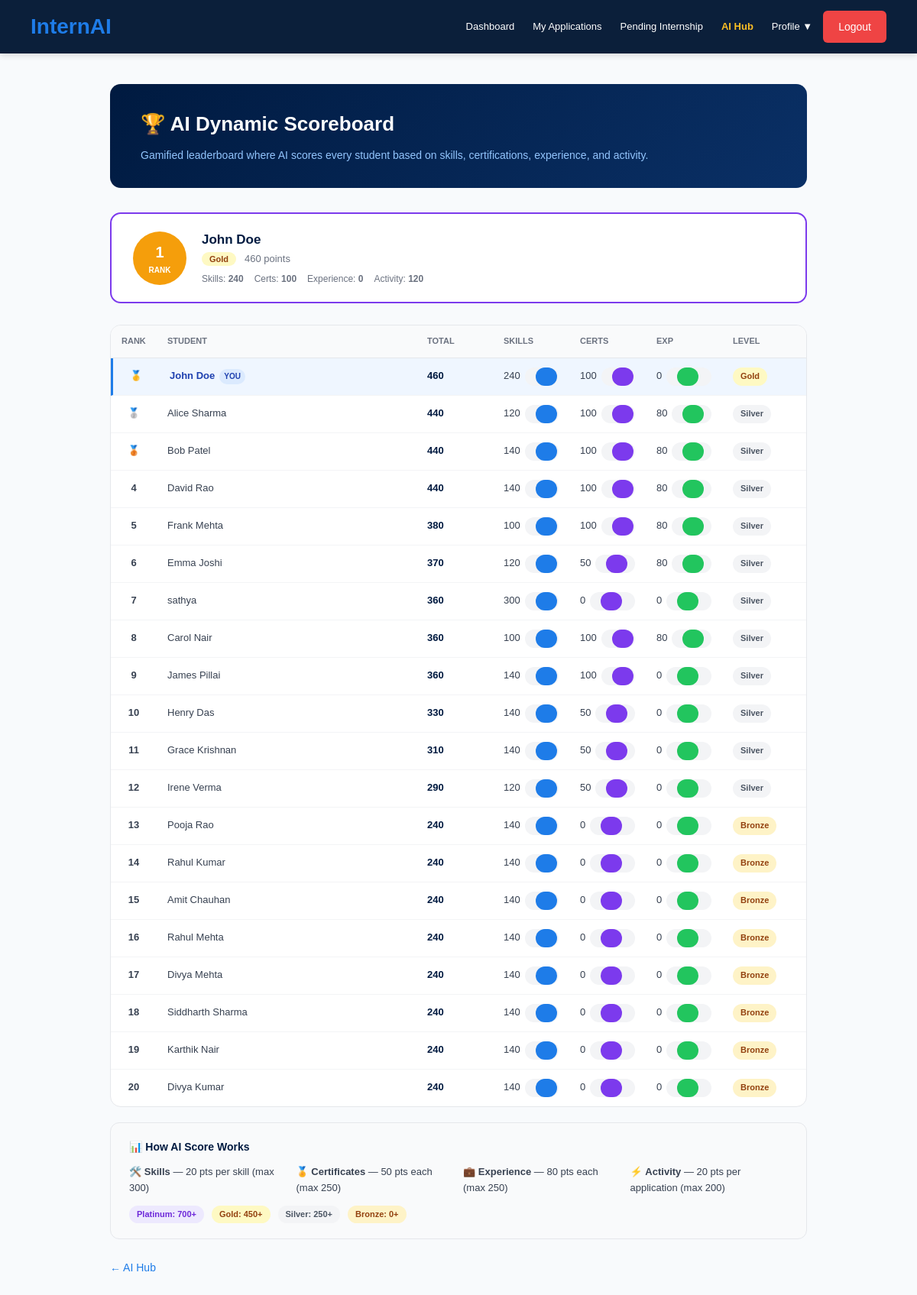
Page /student/ai/scoreboard (signed in) on the committed database.
### app.py (models this page shows)
class User(UserMixin, db.Model):
    id = db.Column(db.Integer, primary_key=True)
    name = db.Column(db.String(100))
    email = db.Column(db.String(100), unique=True)
    password = db.Column(db.String(100))
    role = db.Column(db.String(20))  # student, organization, admin

class StudentAIScore(db.Model):
    id = db.Column(db.Integer, primary_key=True)
    user_id = db.Column(db.Integer, unique=True, index=True)
    total_score = db.Column(db.Integer, default=0)
    skill_score = db.Column(db.Integer, default=0)
    cert_score = db.Column(db.Integer, default=0)
    exp_score = db.Column(db.Integer, default=0)
    activity_score = db.Column(db.Integer, default=0)
    level = db.Column(db.String(20), default='Bronze')
    updated_at = db.Column(db.DateTime, default=datetime.utcnow)

### app.py (the view)
@app.route('/student/ai/scoreboard')
@login_required
@role_required('student')
def ai_scoreboard():
    all_profiles = StudentProfile.query.all()
    leaderboard = []
    for p in all_profiles:
        user = User.query.get(p.user_id)
        if not user:
            continue
        certs = StudentCertificate.query.filter_by(user_id=p.user_id).count()
        exps = StudentInternshipExperience.query.filter_by(user_id=p.user_id).count()
        apps = Application.query.filter_by(student_id=p.id).count()
        score_data = calculate_ai_score(p.skills or '', certs, exps, apps)
        ai_row = StudentAIScore.query.filter_by(user_id=p.user_id).first()
        if not ai_row:
            ai_row = StudentAIScore(user_id=p.user_id)
            db.session.add(ai_row)
        ai_row.total_score = score_data['total']
        ai_row.skill_score = score_data['skill_score']
        ai_row.cert_score = score_data['cert_score']
        ai_row.exp_score = score_data['exp_score']
        ai_row.activity_score = score_data['activity_score']
        ai_row.level = score_data['level']
        ai_row.updated_at = datetime.utcnow()
        leaderboard.append({
            'user': user,
            'score': score_data,
            'is_current': p.user_id == current_user.id,
        })
    db.session.commit()
    leaderboard.sort(key=lambda x: x['score']['total'], reverse=True)
    my_entry = next((e for e in leaderboard if e['is_current']), None)
    my_rank = next((i + 1 for i, e in enumerate(leaderboard) if e['is_current']), None)
    return render_template(
        'ai_scoreboard.html',
        leaderboard=leaderboard[:20],
        my_entry=my_entry,
        my_rank=my_rank,
    )

### ai/matcher.py (called while the page is built)
def parse_skills(skills_text):
    if not skills_text:
        return []
    parts = re.split(r'[,;\n]+', skills_text.lower())
    return [p.strip() for p in parts if p.strip()]

### app.py (called while the page is built)
def role_required(role):
    def decorator(f):
        @wraps(f)
        def decorated_function(*args, **kwargs):
            if not current_user.is_authenticated:
                return redirect(url_for('login'))
            if current_user.role != role:
                return redirect(url_for('home'))
            return f(*args, **kwargs)
        return decorated_function
    return decorator

@login_manager.user_loader
def load_user(user_id):
    return User.query.get(int(user_id))

### templates/ai_scoreboard.html (shortened to what this page needs)
{% extends "base.html" %} {% block nav_links %}
<a href="/student" style="color:#ffffff;text-decoration:none;font-size:13px;padding:6px 10px;border-radius:4px;transition:all 0.2s;white-space:nowrap;">Dashboard</a>
<a href="/student" style="color:#ffffff;text-decoration:none;font-size:13px;padding:6px 10px;border-radius:4px;transition:all 0.2s;white-space:nowrap;">My Applications</a>
<a href="/student" style="color:#ffffff;text-decoration:none;font-size:13px;padding:6px 10px;border-radius:4px;transition:all 0.2s;white-space:nowrap;">Pending Internship</a>
<a href="/student/ai" style="color:#fbbf24;text-decoration:none;font-size:13px;padding:6px 10px;border-radius:4px;transition:all 0.2s;white-space:nowrap;font-weight:600;">AI Hub</a>
<div class="nav-dropdown">
  <button id="profile-dropdown-btn" class="nav-link" onclick="toggleProfileDropdown(event)" style="font-size:13px;padding:6px 10px;border-radius:4px;transition:all 0.2s;white-space:nowrap;background:none;border:none;cursor:pointer;font-family:inherit;">Profile &#9660;</button>
</div>
{% endblock %} {% block content %}
<div class="ai-page">
  <div class="ai-page-header">
    <h1>🏆 AI Dynamic Scoreboard</h1>
    <p>
      Gamified leaderboard where AI scores every student based on skills,
      certifications, experience, and activity.
    </p>
  </div>
  {% if my_entry %}
  <div class="my-rank-banner">
    {% set score = my_entry.score %}
    <div
      class="rank-bubble"
      style="background:{{ score.level_color }};color:#fff;"
    >
      <span style="font-size: 20px">{{ my_rank }}</span>
      <span style="font-size: 10px">RANK</span>
    </div>
    <div>
      <div style="font-size: 17px; font-weight: 700; color: #001a40">
        {{ my_entry.user.name }}
      </div>
      <div style="font-size: 13px; color: #6b7280; margin: 2px 0 6px">
        <span class="level-badge badge-{{ score.level }}"
          >{{ score.level }}</span
        >
        &nbsp; {{ score.total }} points
      </div>
      <div
        style="
          display: flex;
          gap: 14px;
          font-size: 12px;
          color: #6b7280;
          flex-wrap: wrap;
        "
      >
        <span>Skills: <strong>{{ score.skill_score }}</strong></span>
        <span>Certs: <strong>{{ score.cert_score }}</strong></span>
        <span>Experience: <strong>{{ score.exp_score }}</strong></span>
        <span>Activity: <strong>{{ score.activity_score }}</strong></span>
      </div>
    </div>
  </div>
  {% endif %}
  <div class="lb-table">
    <div class="lb-header">
      <div>Rank</div>
      <div>Student</div>
      <div>Total</div>
      <div>Skills</div>
      <div>Certs</div>
      <div>Exp</div>
      <div>Level</div>
    </div>
    {% for entry in leaderboard %} {% set score = entry.score %}
    <div class="lb-row {{ 'mine' if entry.is_current else '' }}">
      <div
        class="lb-rank {{ 'top1' if loop.index==1 else 'top2' if loop.index==2 else 'top3' if loop.index==3 else '' }}"
      >
        {{ '🥇' if loop.index==1 else '🥈' if loop.index==2 else '🥉' if
        loop.index==3 else loop.index }}
      </div>
      <div
        style="font-weight:{{ '600' if entry.is_current else '400' }};color:{{ '#1e40af' if entry.is_current else '#374151' }};"
      >
        {{ entry.user.name }} {% if entry.is_current %}<span
          style="
            font-size: 10px;
            background: #dbeafe;
            color: #1e40af;
            padding: 2px 6px;
            border-radius: 10px;
            margin-left: 6px;
            font-weight: 700;
          "
          >YOU</span
        >{% endif %}
      </div>
      <div style="font-weight: 700; color: #001a40">{{ score.total }}</div>
      <div>
        {{ score.skill_score }}
        <div class="score-bar-mini">
          <div
            class="score-bar-mini-fill"
            style="width:{{ [score.skill_score/3, 100]|min }}%;"
          ></div>
        </div>
      </div>
      <div>
        {{ score.cert_score }}
        <div class="score-bar-mini">
          <div
            class="score-bar-mini-fill"
            style="width:{{ [score.cert_score/2.5, 100]|min }}%;background:#7c3aed;"
          ></div>
        </div>
      </div>
      <div>
        {{ score.exp_score }}
        <div class="score-bar-mini">
          <div
            class="score-bar-mini-fill"
            style="width:{{ [score.exp_score/2.5, 100]|min }}%;background:#22c55e;"
          ></div>
        </div>
      </div>
      <div>
        <span class="level-badge badge-{{ score.level }}"
          >{{ score.level }}</span
        >
      </div>
    </div>
    {% else %}
    <div
      style="padding: 40px; text-align: center; color: #9ca3af; font-size: 14px"
    >
      No students yet.
    </div>
    {% endfor %}
  </div>
  <div
    style="
      background: #f9fafb;
      border: 1px solid #e5e7eb;
      border-radius: 12px;
      padding: 20px 24px;
      margin-top: 20px;
    "
  >
    <h3
      style="
        font-size: 14px;
        font-weight: 700;
        color: #001a40;
        margin: 0 0 12px;
      "
    >
      📊 How AI Score Works
    </h3>
    <div
      style="
        display: grid;
        grid-template-columns: repeat(auto-fit, minmax(180px, 1fr));
        gap: 12px;
        font-size: 13px;
        color: #374151;
      "
    >
      <div>🛠️ <strong>Skills</strong> — 20 pts per skill (max 300)</div>
      <div>🏅 <strong>Certificates</strong> — 50 pts each (max 250)</div>
      <div>💼 <strong>Experience</strong> — 80 pts each (max 250)</div>
      <div>⚡ <strong>Activity</strong> — 20 pts per application (max 200)</div>
    </div>
    <div
      style="
        margin-top: 12px;
        display: flex;
        gap: 10px;
        flex-wrap: wrap;
        font-size: 12px;
      "
    >
      <span class="level-badge badge-Platinum">Platinum: 700+</span>
      <span class="level-badge badge-Gold">Gold: 450+</span>
      <span class="level-badge badge-Silver">Silver: 250+</span>
      <span class="level-badge badge-Bronze">Bronze: 0+</span>
    </div>
  </div>
  <div style="margin-top: 24px">
    <a
      href="/student/ai"
      style="color: #1e7ce8; text-decoration: none; font-size: 14px"
      >← AI Hub</a
    >
  </div>
</div>
{% endblock %}

### static/style.css (style rules this page uses)
* { margin: 0; padding: 0; box-sizing: border-box; font-family: Arial, sans-serif; }
body { background: #f8fafc; color: #0b1f3a; }

### static/student.css (style rules this page uses)
:root { --primary-dark: #001a40; --primary-blue: #1e7ce8; --success: #22c55e; --danger: #ef4444; --warning: #fbbf24; --text-white: #ffffff; --text-dark: #333333; --text-light: #666666; --bg-white: #ffffff; --bg-light: #f1f5f9; --border-color: #e5e7eb; --shadow-sm: 0 2px 8px rgba(0, 0, 0, 0.08); --shadow-md: 0 4px 16px rgba(0, 0, 0, 0.12); --glass-border: rgba(30, 124, 232, 0.3); --glass-shadow: 0 4px 20px rgba(30, 124, 232, 0.12); --glass-shadow-hover: 0 8px 32px rgba(30, 124, 232, 0.28); --glass-bg: #ffffff; }
* { margin: 0; padding: 0; box-sizing: border-box; }
body { font-family: 'Segoe UI', Tahoma, Geneva, Verdana, sans-serif; background: #f8fafc; color: var(--text-dark); line-height: 1.6; }
#profile-dropdown-btn, #profile-dropdown-btn:hover, #profile-dropdown-btn.active { color: #ffffff !important; background: none !important; }
.nav-dropdown { position: relative; display: inline-flex; align-items: center; }

### templates/ai_scoreboard.html (style rules this page uses)
.ai-page { max-width: 960px; margin: 40px auto; padding: 0 24px; }
.ai-page-header { background: linear-gradient(135deg, #001a40, #0a3066); border-radius: 14px; padding: 32px 40px; color: #fff; margin-bottom: 32px; }
.ai-page-header h1 { font-size: 26px; font-weight: 800; margin: 0 0 8px; }
.ai-page-header p { color: #93c5fd; font-size: 14px; margin: 0; }
.my-rank-banner { background: #fff; border: 2px solid #7c3aed; border-radius: 14px; padding: 20px 28px; display: flex; align-items: center; gap: 20px; margin-bottom: 28px; flex-wrap: wrap; }
.rank-bubble { width: 70px; height: 70px; border-radius: 50%; display: flex; flex-direction: column; align-items: center; justify-content: center; flex-shrink: 0; font-weight: 800; }
.lb-table { background: #fff; border: 1px solid #e5e7eb; border-radius: 14px; overflow: hidden; }
.lb-header { display: grid; grid-template-columns: 60px 1fr 100px 100px 100px 100px 110px; gap: 0; background: #f9fafb; border-bottom: 1px solid #e5e7eb; }
.lb-header div { padding: 12px 14px; font-size: 11px; font-weight: 700; color: #6b7280; text-transform: uppercase; }
.lb-row { display: grid; grid-template-columns: 60px 1fr 100px 100px 100px 100px 110px; gap: 0; border-bottom: 1px solid #f3f4f6; transition: background 0.15s; }
.lb-row:last-child { border-bottom: none; }
.lb-row.mine { background: #eff6ff; border-left: 3px solid #1e7ce8; }
.lb-row div { padding: 12px 14px; font-size: 13px; color: #374151; display: flex; align-items: center; }
.lb-rank { font-weight: 700; font-size: 16px; justify-content: center; }
.lb-rank.top1 { color: #f59e0b; }
.lb-rank.top2 { color: #6b7280; }
.lb-rank.top3 { color: #b45309; }
.level-badge { font-size: 11px; font-weight: 700; padding: 3px 10px; border-radius: 20px; }
.badge-Platinum { background: #ede9fe; color: #6d28d9; }
.badge-Gold { background: #fef9c3; color: #92400e; }
.badge-Silver { background: #f3f4f6; color: #4b5563; }
.badge-Bronze { background: #fef3c7; color: #92400e; }
.score-bar-mini { background: #f3f4f6; border-radius: 20px; height: 6px; overflow: hidden; flex: 1; margin-left: 6px; }
.score-bar-mini-fill { height: 100%; border-radius: 20px; background: #1e7ce8; }

### rows in the picture
User: user.name "John Doe"
StudentAIScore: level "Gold", index "🥇", user.name "John Doe", shows "YOU", total "460", skill_score "240", {{ [score.skill_score/3, 100]|min }} 80.0 (drawn), cert_score "100", {{ [score.cert_score/2.5, 100]|min }} 40.0 (drawn), exp_score "0", {{ [score.exp_score/2.5, 100]|min }} 0.0 (drawn)
User: user.name "Alice Sharma"
User: user.name "Bob Patel"
StudentAIScore: id "4", user.name "David Rao", total "440", skill_score "140", {{ [score.skill_score/3, 100]|min }} 46.666666666666664 (drawn), cert_score "100", {{ [score.cert_score/2.5, 100]|min }} 40.0 (drawn), exp_score "80", {{ [score.exp_score/2.5, 100]|min }} 32.0 (drawn), level "Silver"
User: user.name "Frank Mehta"
StudentAIScore: index "6", user.name "Emma Joshi", total "370", skill_score "120", {{ [score.skill_score/3, 100]|min }} 40.0 (drawn), cert_score "50", {{ [score.cert_score/2.5, 100]|min }} 20.0 (drawn), exp_score "80", {{ [score.exp_score/2.5, 100]|min }} 32.0 (drawn), level "Silver"
StudentAIScore: index "7", user.name "sathya", total "360", skill_score "300", {{ [score.skill_score/3, 100]|min }} 100.0 (drawn), cert_score "0", {{ [score.cert_score/2.5, 100]|min }} 0.0 (drawn), exp_score "0", {{ [score.exp_score/2.5, 100]|min }} 0.0 (drawn), level "Silver"
StudentAIScore: index "8", user.name "Carol Nair", total "360", skill_score "100", {{ [score.skill_score/3, 100]|min }} 33.333333333333336 (drawn), cert_score "100", {{ [score.cert_score/2.5, 100]|min }} 40.0 (drawn), exp_score "80", {{ [score.exp_score/2.5, 100]|min }} 32.0 (drawn), level "Silver"
StudentAIScore: index "9", user.name "James Pillai", total "360", skill_score "140", {{ [score.skill_score/3, 100]|min }} 46.666666666666664 (drawn), cert_score "100", {{ [score.cert_score/2.5, 100]|min }} 40.0 (drawn), exp_score "0", {{ [score.exp_score/2.5, 100]|min }} 0.0 (drawn), level "Silver"
User: user.name "Henry Das"
User: user.name "Grace Krishnan"
StudentAIScore: id "12", user.name "Irene Verma", total "290", skill_score "120", {{ [score.skill_score/3, 100]|min }} 40.0 (drawn), cert_score "50", {{ [score.cert_score/2.5, 100]|min }} 20.0 (drawn), exp_score "0", {{ [score.exp_score/2.5, 100]|min }} 0.0 (drawn), level "Silver"
User: user.name "Pooja Rao"
User: user.name "Rahul Kumar"
User: user.name "Amit Chauhan"
User: user.name "Rahul Mehta"
User: user.name "Divya Mehta"
StudentAIScore: id "18", user.name "Siddharth Sharma", total "240", skill_score "140", {{ [score.skill_score/3, 100]|min }} 46.666666666666664 (drawn), cert_score "0", {{ [score.cert_score/2.5, 100]|min }} 0.0 (drawn), exp_score "0", {{ [score.exp_score/2.5, 100]|min }} 0.0 (drawn), level "Bronze"
User: user.name "Karthik Nair"
User: user.name "Divya Kumar"

### other values in the picture
{{ my_rank }} "1"
{{ score.total }} "460"
{{ score.skill_score }} "240"
{{ score.cert_score }} "100"
{{ score.exp_score }} "0"
{{ score.activity_score }} "120"
{{ score.total }} "440" "440" "380" "330" "310" "240" "240" "240" "240" "240" "240" "240"
{{ score.skill_score }} "120" "140" "100" "140" "140" "140" "140" "140" "140" "140" "140" "140"
{{ score.cert_score }} "100" "100" "100" "50" "50" "0" "0" "0" "0" "0" "0" "0"
{{ score.exp_score }} "80" "80" "80" "0" "0" "0" "0" "0" "0" "0" "0" "0"
{{ score.level }} "Silver" "Silver" "Silver" "Silver" "Silver" "Bronze" "Bronze" "Bronze" "Bronze" "Bronze" "Bronze" "Bronze"
